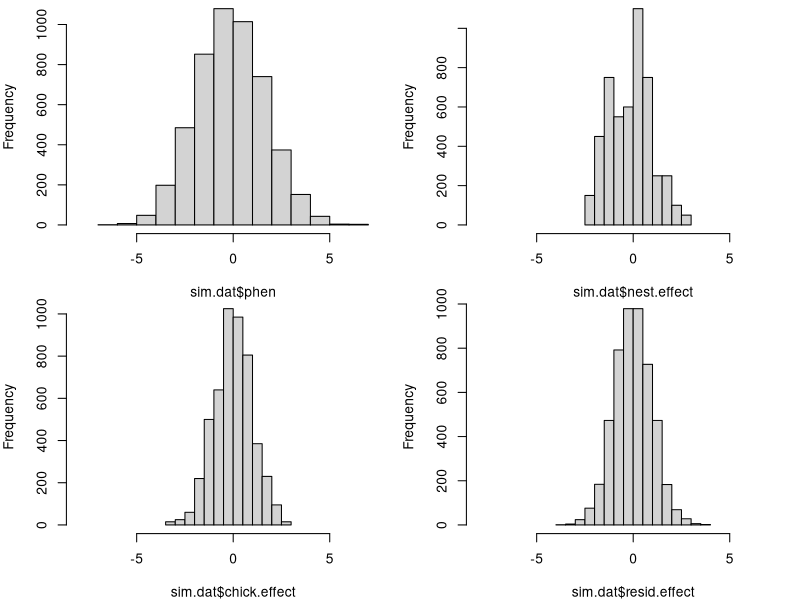

Write the R code that produced this figure.
#################################################
### SIMULATING JQ'S PROBLEM:
#################################################

# load lme4 package first:
if (!require("lme4")) install.packages("lme4")
library(lme4)

# First, input parameter values for the random effects:
nest.var= 1 # between-nest variance component 
chick.var= 1 # between-chicks (within nests) variance component  ## SET THIS TO EITHER 1 OR 0
resid.var<- 1 # residual variance component

### Now set up the factors for the model:
n.nests = 100 # no. nests
n.chicks = 10 # no. chicks per nest
n.repeats = 5 # no. repeated measures per chick

# Make up unique identifiers for nests:
nestID<- rep(1:n.nests,n.chicks*n.repeats)
nestID<- sort(nestID)
chickID<- 1:(n.chicks*n.nests)
chickID<- sort(rep(chickID, n.repeats))
chick.measure<- rep(1:n.repeats, n.chicks*n.nests)

# Put the above into a data frame:
sim.dat<- data.frame(nestID, chickID, chick.measure)

head(sim.dat)

# Now simulate a common nest effect:
nest.effect<- rnorm(n.nests, 0, nest.var)
temp.nest.IDs<- 1:n.nests

sim.dat$nest.effect <- nest.effect[match(sim.dat$nestID, temp.nest.IDs)]

# Now simulate a chick effect:
chick.effect<- rnorm(n.chicks*n.nests, 0, chick.var)
temp.chick.IDs<- 1:(n.chicks*n.nests)

sim.dat$chick.effect <- chick.effect[match(sim.dat$chickID, temp.chick.IDs)]

head(sim.dat)

# Now finally add random noise to each row in the data frame, corresponding to residual variance around the chick and nest effects:

n<- dim(sim.dat)[1]
sim.dat$resid.effect <- rnorm(n, 0, resid.var)

# finally, create the phenotype as a linear sum of each effect:
sim.dat$phen<- sim.dat$nest.effect + sim.dat$chick.effect + sim.dat$resid.effect

# have a look at the distribution of effects:
par(mfrow=c(2,2), mar=c(4,4,0,0))
hist(sim.dat$phen, main="", xlim=c(-8,8))
hist(sim.dat$nest.effect, main="", xlim=c(-8,8))
hist(sim.dat$chick.effect, main="", xlim=c(-8,8))
hist(sim.dat$resid.effect, main="", xlim=c(-8,8))

#  Now fit the mixed models:
sim.dat$nestID <- factor(sim.dat$nestID)
sim.dat$chickID <- factor(sim.dat$chickID)

# Model 1: just a nest effect:
mod1<- lmer(phen ~ 1 + (1|nestID), data=sim.dat)
summary(mod1)

# Model 2: just a chick effect:
mod2<- lmer(phen ~ 1 + (1|chickID), data=sim.dat)
summary(mod2)

# Model 3: both effects together, with chick nested within nest effect:
mod3<- lmer(phen ~ 1 + (1|nestID/chickID), data=sim.dat)
summary(mod3)



